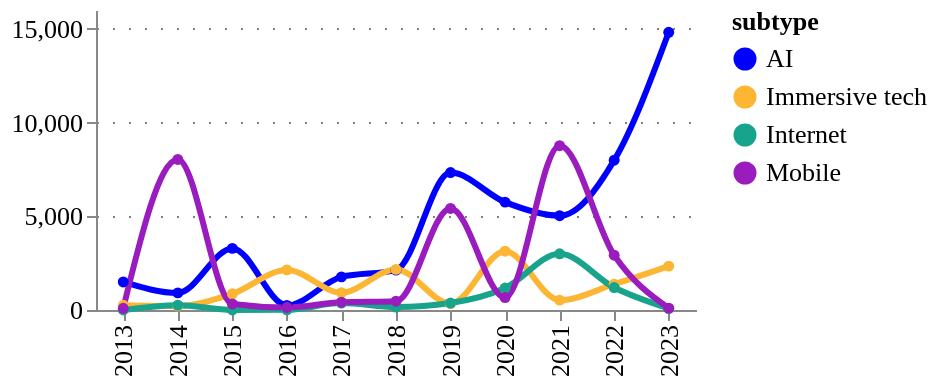

Notebook source saved alongside this figure:
### Code cell
fig = pu.ts_smooth(
    tech_subtype_ts,
    ["AI", "Immersive tech", "Internet", "Mobile"],
    variable= "amount",
    variable_title = "",
    category_column = column,
    width = 300,
    height = 150,
    legend_orient='right',
)
pu.configure_plots(fig)

### Figure 1 — Vega-Lite specification as saved in the notebook (floating-point values rounded to 4 significant figures)
{"config": {"title": {"font": "Averta", "anchor": "start"}, "subtitle": {"font": "Averta"}, "axis": {"labelFont": "Averta", "titleFont": "Averta", "gridColor": "grey", "gridDash": [1, 7], "labelFontSize": 13, "titleFontSize": 13}, "header": {"labelFont": "Averta", "titleFont": "Averta"}, "legend": {"labelFont": "Averta", "titleFont": "Averta", "labelFontSize": 13, "titleFontSize": 13}, "range": {"category": ["#0000FF", "#FDB633", "#18A48C", "#9A1BBE", "#EB003B", "#FF6E47", "#646363", "#0F294A", "#97D9E3", "#A59BEE", "#F6A4B7", "#D2C9C0", "#FFFFFF", "#000000"], "ordinal": {"scheme": ["#0000FF", "#FDB633", "#18A48C", "#9A1BBE", "#EB003B", "#FF6E47", "#646363", "#0F294A", "#97D9E3", "#A59BEE", "#F6A4B7", "#D2C9C0", "#FFFFFF", "#000000"]}}, "view": {"strokeWidth": 0}}, "data": {"name": "data-81aa410ff1c612b6334b13e7b0d9a2b7"}, "mark": {"type": "line", "interpolate": "monotone", "point": {"filled": true, "size": 30}, "size": 3, "strokeDash": [0]}, "encoding": {"color": {"field": "subtype", "legend": {"orient": "right"}, "type": "nominal"}, "tooltip": [{"field": "year", "title": "Year", "type": "ordinal"}, {"field": "subtype", "type": "nominal"}, {"field": "amount", "format": ".3f", "title": "", "type": "quantitative"}], "x": {"field": "year", "title": "", "type": "ordinal"}, "y": {"field": "amount", "title": "", "type": "quantitative"}}, "height": 150, "title": {"anchor": "start", "text": "", "fontSize": 14, "subtitle": "", "subtitleFont": "Averta", "subtitleFontSize": 13}, "width": 300, "$schema": "https://vega.github.io/schema/vega-lite/v4.17.0.json", "datasets": {"data-81aa410ff1c612b6334b13e7b0d9a2b7": [{"year": 2013, "subtype": "AI", "counts": 1.0, "amount": 1498.0}, {"year": 2014, "subtype": "AI", "counts": 2.0, "amount": 912.9}, {"year": 2015, "subtype": "AI", "counts": 4.0, "amount": 3286.0}, {"year": 2016, "subtype": "AI", "counts": 3.0, "amount": 242.6}, {"year": 2017, "subtype": "AI", "counts": 8.0, "amount": 1767.0}, {"year": 2018, "subtype": "AI", "counts": 10.0, "amount": 2127.0}, {"year": 2019, "subtype": "AI", "counts": 14.0, "amount": 7329.0}, {"year": 2020, "subtype": "AI", "counts": 16.0, "amount": 5753.0}, {"year": 2021, "subtype": "AI", "counts": 8.0, "amount": 5031.0}, {"year": 2022, "subtype": "AI", "counts": 16.0, "amount": 7989.0}, {"year": 2023, "subtype": "AI", "counts": 8.0, "amount": 14810.0}, {"year": 2013, "subtype": "Immersive tech", "counts": 1.0, "amount": 250.0}, {"year": 2014, "subtype": "Immersive tech", "counts": 1.0, "amount": 215.8}, {"year": 2015, "subtype": "Immersive tech", "counts": 3.0, "amount": 864.1}, {"year": 2016, "subtype": "Immersive tech", "counts": 3.0, "amount": 2138.0}, {"year": 2017, "subtype": "Immersive tech", "counts": 4.0, "amount": 924.8}, {"year": 2018, "subtype": "Immersive tech", "counts": 6.0, "amount": 2166.0}, {"year": 2019, "subtype": "Immersive tech", "counts": 4.0, "amount": 343.2}, {"year": 2020, "subtype": "Immersive tech", "counts": 9.0, "amount": 3135.0}, {"year": 2021, "subtype": "Immersive tech", "counts": 4.0, "amount": 527.3}, {"year": 2022, "subtype": "Immersive tech", "counts": 4.0, "amount": 1374.0}, {"year": 2023, "subtype": "Immersive tech", "counts": 3.0, "amount": 2339.0}, {"year": 2013, "subtype": "Internet", "counts": 0.0, "amount": 0.0}, {"year": 2014, "subtype": "Internet", "counts": 2.0, "amount": 257.9}, {"year": 2015, "subtype": "Internet", "counts": 1.0, "amount": 5.0}, {"year": 2016, "subtype": "Internet", "counts": 1.0, "amount": 9.99}, {"year": 2017, "subtype": "Internet", "counts": 3.0, "amount": 368.1}, {"year": 2018, "subtype": "Internet", "counts": 2.0, "amount": 153.8}, {"year": 2019, "subtype": "Internet", "counts": 4.0, "amount": 370.5}, {"year": 2020, "subtype": "Internet", "counts": 4.0, "amount": 1170.0}, {"year": 2021, "subtype": "Internet", "counts": 6.0, "amount": 2997.0}, {"year": 2022, "subtype": "Internet", "counts": 2.0, "amount": 1197.0}, {"year": 2023, "subtype": "Internet", "counts": 2.0, "amount": 79.51}, {"year": 2013, "subtype": "Mobile", "counts": 1.0, "amount": 90.49}, {"year": 2014, "subtype": "Mobile", "counts": 3.0, "amount": 8031.0}, {"year": 2015, "subtype": "Mobile", "counts": 3.0, "amount": 324.4}, {"year": 2016, "subtype": "Mobile", "counts": 4.0, "amount": 137.9}, {"year": 2017, "subtype": "Mobile", "counts": 5.0, "amount": 414.9}, {"year": 2018, "subtype": "Mobile", "counts": 3.0, "amount": 468.5}, {"year": 2019, "subtype": "Mobile", "counts": 5.0, "amount": 5417.0}, {"year": 2020, "subtype": "Mobile", "counts": 8.0, "amount": 663.2}, {"year": 2021, "subtype": "Mobile", "counts": 5.0, "amount": 8765.0}, {"year": 2022, "subtype": "Mobile", "counts": 3.0, "amount": 2924.0}, {"year": 2023, "subtype": "Mobile", "counts": 2.0, "amount": 100.0}]}}
